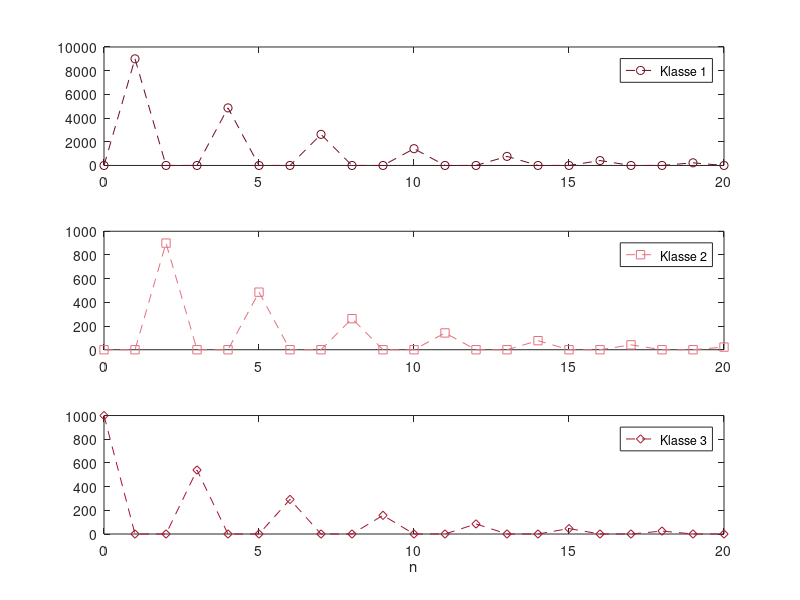

Reproduce this figure in MATLAB.
% Abb. 2.9: Leslie-Modell mit drei Altersklassen (Buch, Abschnitt 2.2, Gl. 2.11)
% x_{n+1} = L x_n mit Geburtenrate 9 der Klasse 3 und Überlebensraten 0.1 und 0.6, x_0 = (0, 0, 1000)
% (c) 2026 Philipp Kügler · Programm zum Buch „Dynamische Systeme in den Lebenswissenschaften“ · MIT-Lizenz (siehe LICENSE)
L = [0   0   9;
     0.1 0   0;
     0   0.6 0];
N = 20;
X = zeros(3, N + 1);
X(:, 1) = [0; 0; 1000];
for k = 1:N
    X(:, k + 1) = L * X(:, k);
end
fprintf('Klasse 3 alle drei Schritte: '); fprintf('%.1f  ', X(3, 1:3:end)); fprintf('\n');
fprintf('Faktor pro Periode: 9 * 0.1 * 0.6 = %g < 1, die Population stirbt aus\n', 9 * 0.1 * 0.6);

farben = [0.43 0.04 0.12; 0.89 0.44 0.49; 0.64 0.08 0.18]; marker = 'osd';
for i = 1:3
    subplot(3, 1, i);
    plot(0:N, X(i, :), ['--' marker(i)], 'Color', farben(i, :)); legend(sprintf('Klasse %d', i));
end
xlabel('n');
